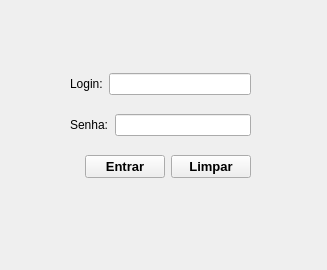
<?xml version="1.0" encoding="UTF-8"?>
<ui version="4.0">
 <class>JanelaLogin</class>
 <widget class="QMainWindow" name="JanelaLogin">
  <property name="geometry">
   <rect>
    <x>0</x>
    <y>0</y>
    <width>327</width>
    <height>270</height>
   </rect>
  </property>
  <property name="minimumSize">
   <size>
    <width>327</width>
    <height>270</height>
   </size>
  </property>
  <property name="maximumSize">
   <size>
    <width>327</width>
    <height>270</height>
   </size>
  </property>
  <property name="windowTitle">
   <string>Login</string>
  </property>
  <widget class="QWidget" name="centralwidget">
   <widget class="QLabel" name="lblImg">
    <property name="geometry">
     <rect>
      <x>0</x>
      <y>240</y>
      <width>31</width>
      <height>31</height>
     </rect>
    </property>
    <property name="styleSheet">
     <string notr="true"/>
    </property>
    <property name="text">
     <string/>
    </property>
    <property name="pixmap">
     <pixmap resource="Recursos.qrc">:/imgs/imagens/led-red.png</pixmap>
    </property>
    <property name="alignment">
     <set>Qt::AlignCenter</set>
    </property>
   </widget>
   <widget class="QWidget" name="">
    <property name="geometry">
     <rect>
      <x>70</x>
      <y>60</y>
      <width>181</width>
      <height>131</height>
     </rect>
    </property>
    <layout class="QVBoxLayout" name="verticalLayout">
     <item>
      <layout class="QHBoxLayout" name="horizontalLayout_3">
       <item>
        <widget class="QLabel" name="label">
         <property name="text">
          <string>Login:</string>
         </property>
        </widget>
       </item>
       <item>
        <widget class="QLineEdit" name="txtLogin"/>
       </item>
      </layout>
     </item>
     <item>
      <layout class="QHBoxLayout" name="horizontalLayout_2">
       <item>
        <widget class="QLabel" name="label_2">
         <property name="text">
          <string>Senha:</string>
         </property>
        </widget>
       </item>
       <item>
        <widget class="QLineEdit" name="txtSenha">
         <property name="echoMode">
          <enum>QLineEdit::Password</enum>
         </property>
        </widget>
       </item>
      </layout>
     </item>
     <item>
      <layout class="QHBoxLayout" name="horizontalLayout">
       <item>
        <spacer name="horizontalSpacer">
         <property name="orientation">
          <enum>Qt::Horizontal</enum>
         </property>
         <property name="sizeHint" stdset="0">
          <size>
           <width>40</width>
           <height>20</height>
          </size>
         </property>
        </spacer>
       </item>
       <item>
        <widget class="QPushButton" name="btnEntr">
         <property name="font">
          <font>
           <pointsize>10</pointsize>
           <bold>true</bold>
          </font>
         </property>
         <property name="text">
          <string>Entrar</string>
         </property>
        </widget>
       </item>
       <item>
        <widget class="QPushButton" name="btnLimp">
         <property name="font">
          <font>
           <pointsize>10</pointsize>
           <bold>true</bold>
          </font>
         </property>
         <property name="text">
          <string>Limpar</string>
         </property>
        </widget>
       </item>
      </layout>
     </item>
    </layout>
   </widget>
  </widget>
 </widget>
 <resources>
  <include location="Recursos.qrc"/>
 </resources>
 <connections/>
</ui>
